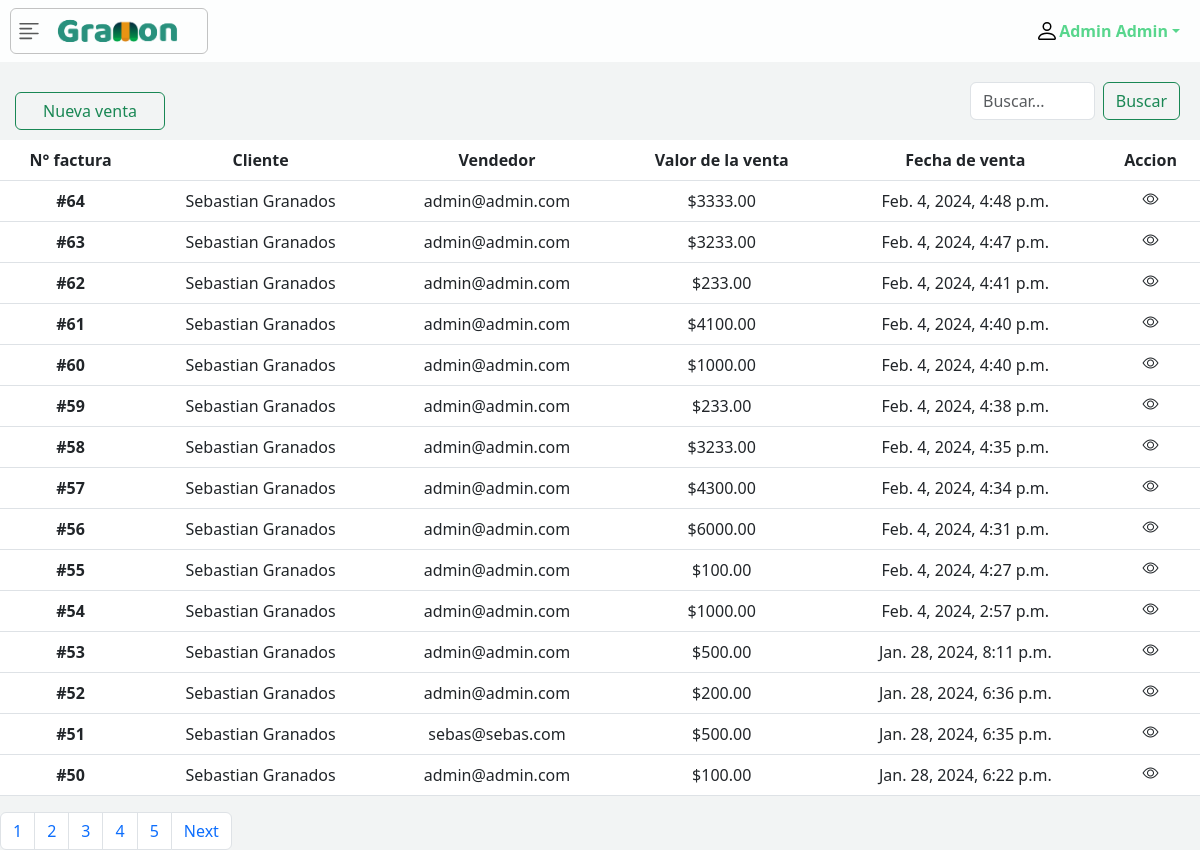
Page /history_sales/ (signed in) on the committed database.
### apps/adminusers_app/models.py (models this page shows, shortened)
class User(AbstractUser):
    GENDER_CHOICES = (
        ('Masculino', 'Masculino'),
        ('Femenino', 'Femenino')
    )
    gender = models.CharField(max_length=10, blank=True, choices=GENDER_CHOICES)
    email = models.EmailField(("email address"), unique=True)
    REQUIRED_FIELDS = ['first_name', 'last_name', 'email','is_superuser']
    full_name = models.CharField(max_length=100, default="", editable=False)
    objects = USerManager()
    def __str__(self):
        return self.email

### apps/sales_app/models.py (models this page shows, shortened)
class Sales(models.Model):
    user = models.ForeignKey(User, on_delete=models.CASCADE)
    client = models.ForeignKey(Customer, on_delete=models.CASCADE)
    products = models.ManyToManyField(Products,through='SaleProduct')
    created_at = models.DateTimeField(auto_now_add=True)
    valor_final = models.DecimalField(max_digits=99, decimal_places=2)
    pay = models.DecimalField(max_digits=99, decimal_places=0)
    change = models.DecimalField(max_digits=99, decimal_places=0,default=0)

### apps/customers_app/models.py (models this page shows, shortened)
class Customer(models.Model):
    id = models.PositiveIntegerField(primary_key=True)
    name = models.CharField(max_length=50)
    last_name = models.CharField(max_length=50)
    email = models.EmailField(max_length=254,blank=True)
    adress = models.CharField(max_length=50, blank=True)
    number = models.IntegerField()
    full_name = models.CharField(max_length=100, default="", editable=False)
    def __str__(self):
        return self.name +' '+self.last_name

### apps/sales_app/views.py (the view)
# urls.py: path('history_sales/',salesListView.as_view(), name='list_sale')
class salesListView(LoginRequiredMixin,ListView):
    model = Sales
    template_name = "sales/list_sale.html"
    context_object_name = 'history'
    ordering = ['-id']
    paginate_by = 15
    login_url = reverse_lazy('user_app:login')

### templates/sales/list_sale.html (shortened to what this page needs)
{% extends 'base.html' %}
{% load static %}
{% block head %}
    <link rel="stylesheet" href="{% static 'css/sales_css/list_sale.css' %}">
{% endblock head %}
{% block content %}
    <div class="d-flex justify-content-between align-items-center" style="width: 100%;">
        <a style="width: 150px; text-align: center; margin-top: 20px; margin-left: 15px;" class="btn btn-outline-success" role="button" href="{% url 'new_sale' %}">
            Nueva venta
        </a>
        <div class="d-flex" style="padding: 20px 20px; width: 250px;">
            <input class="form-control me-2" type="search" placeholder="Buscar..." aria-label="Search" name="search_sale" id="search_sale">
            <button class="btn btn-outline-success" id="botom_search_sale">Buscar</button>
        </div>
    </div>
    <div class="table-responsive">
        <table class="table table-hover" style="text-align: center;">
            <thead>
                <tr>
                    <th scope="col">N° factura</th>
                    <th scope="col">Cliente</th>
                    <th scope="col">Vendedor</th>
                    <th scope="col">Valor de la venta</th>
                    <th scope="col">Fecha de venta</th>
                    <th scope="colgroup">Accion</th>
                </tr>
            </thead>
            <tbody class="showResults">
                {% for venta in history%}
                <tr>
                    <th scope="row">#{{venta.id}}</th>
                    <td>{{venta.client}}</td>
                    <td>{{venta.user}}</td>
                    <td>${{venta.valor_final}}</td>
                    <td>{{venta.created_at}}</td>
                    <td style="text-align: center;">
                        <i class="bi bi-eye visualizer" data-id="{{venta.id}}"></i>
                    </td>
                </tr>
                {% endfor %}
            </tbody>
        </table>
    </div>
    {% if is_paginated %}
    <div id="pagination-container">
        <nav aria-label="...">
            <ul class="pagination">
                {% for pagina in paginator.page_range %}
                    <li class="page-item"><a class="page-link" href="?page={{pagina}}">{{ pagina }}</a></li>
                {% endfor %}
                {% if page_obj.has_next %}
                    <li class="page-item">
                        <a class="page-link" href="?page={{page_obj.next_page_number}}">Next</a>
                    </li>
                {% endif %}
            </ul>
        </nav>
    </div>
    {% endif %}
{% endblock content %}

### templates/includes/nav.html (shortened to what this page needs)
{% load static %}
<div class="toast-container position-fixed bottom-0 end-0 p-3">
</div>
<nav class="navbar sticky-top container-fluid" id="nav_principal">
    <button class="navbar-toggler icon_principal" type="button" data-bs-toggle="offcanvas" data-bs-target="#dropdown_menu" aria-controls="dropdown_menu">
        <img src="{% static 'img/icon-gramon.png' %}" alt="GraMon" id="icon-gramon">
    </button>
    <div class="dropdown" id="icon-user">
        <a href="#" class="d-flex align-items-center text-decoration-none dropdown-toggle title_name"
            data-bs-toggle="dropdown" aria-expanded="false">
            <img src="{% static 'img/icons/person.svg' %}" alt="User" width="24" height="24">
            <strong>{{ request.user.first_name }} {{ request.user.last_name }}</strong>
        </a>
    </div>
</nav>

### static/css/includes/nav_style.css (style rules this page uses)
#nav_principal { background-color:#FDFEFE; }
#icon-gramon { width: 180px; margin-left: -20px; }
#icon-user { margin-right: 20px; }
.title_name { color: #58D68D; }
.navbar-toggler { border: none; padding: 0; background: none; }
.icon_principal { border: 1px solid rgba(136, 136, 136, 0.5); padding-left: 5px; margin-left: 10px; }

### static/css/sales_css/list_sale.css (style rules this page uses)
.visualizer { cursor: pointer; display: inline-flex; align-items: center; justify-content: center; padding: 0; border: none; background: none; color: inherit; transition: transform 0.2s; }

### rows in the picture
User: user.first_name "Admin", user.last_name "Admin"
Sales: id "64", client "Sebastian Granados", user "admin@admin.com", valor_final "3333.00", created_at "Feb. 4, 2024, 4:48 p.m."
Sales: id "63", client "Sebastian Granados", user "admin@admin.com", valor_final "3233.00", created_at "Feb. 4, 2024, 4:47 p.m."
Sales: id "62", client "Sebastian Granados", user "admin@admin.com", valor_final "233.00", created_at "Feb. 4, 2024, 4:41 p.m."
Sales: id "61", client "Sebastian Granados", user "admin@admin.com", valor_final "4100.00", created_at "Feb. 4, 2024, 4:40 p.m."
Sales: id "60", client "Sebastian Granados", user "admin@admin.com", valor_final "1000.00", created_at "Feb. 4, 2024, 4:40 p.m."
Sales: id "59", client "Sebastian Granados", user "admin@admin.com", valor_final "233.00", created_at "Feb. 4, 2024, 4:38 p.m."
Sales: id "58", client "Sebastian Granados", user "admin@admin.com", valor_final "3233.00", created_at "Feb. 4, 2024, 4:35 p.m."
Sales: id "57", client "Sebastian Granados", user "admin@admin.com", valor_final "4300.00", created_at "Feb. 4, 2024, 4:34 p.m."
Sales: id "56", client "Sebastian Granados", user "admin@admin.com", valor_final "6000.00", created_at "Feb. 4, 2024, 4:31 p.m."
Sales: id "55", client "Sebastian Granados", user "admin@admin.com", valor_final "100.00", created_at "Feb. 4, 2024, 4:27 p.m."
Sales: id "54", client "Sebastian Granados", user "admin@admin.com", valor_final "1000.00", created_at "Feb. 4, 2024, 2:57 p.m."
Sales: id "53", client "Sebastian Granados", user "admin@admin.com", valor_final "500.00", created_at "Jan. 28, 2024, 8:11 p.m."
Sales: id "52", client "Sebastian Granados", user "admin@admin.com", valor_final "200.00", created_at "Jan. 28, 2024, 6:36 p.m."
Sales: id "51", client "Sebastian Granados", user "sebas@sebas.com", valor_final "500.00", created_at "Jan. 28, 2024, 6:35 p.m."
Sales: id "50", client "Sebastian Granados", user "admin@admin.com", valor_final "100.00", created_at "Jan. 28, 2024, 6:22 p.m."

### other values in the picture
{{ pagina }} "1" "2" "3" "4" "5"
